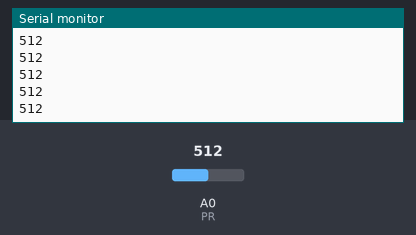
Recording of a sketch running on a simulated Arduino Uno, built with avr-gcc and run on an emulated ATmega328P. On the bench: the last lines printed to the serial monitor. The inputs (shaded band) are chosen by the test bench; at power-on: A0 (PR) = 512.

Above: at 1.2 s.
1.3 s: A0 (PR) set to 716
At 1.8 s:
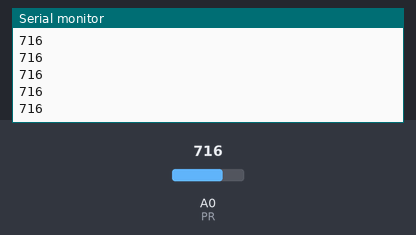
2.8 s: A0 (PR) set to 900
At 3.6 s:
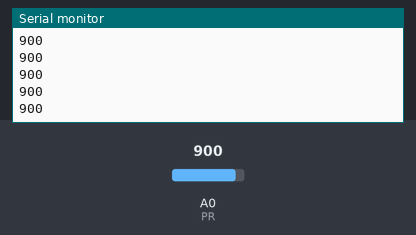
Timing chart, 0 to 5.8 s (numbered marks = the images above; inputs shaded):
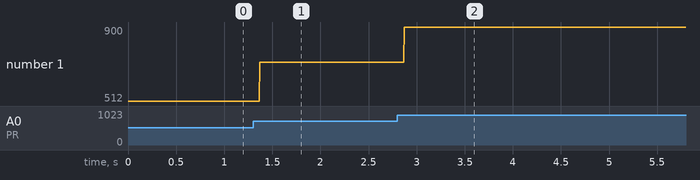

The sketch:

lightlevel.ino
```cpp
#define PR A0

void setup() {
  Serial.begin(9600);
}

void loop() {
  Serial.println(analogRead(PR));

}
```

Measured:
- after the input at 1.3 s, the serial monitor: prints a new line after 0.07 s (image 1)
- after the input at 2.8 s, the serial monitor: prints a new line after 0.07 s (image 2)
- plotted number 1: 512 → 716 after the input at 1.3 s, 716 → 900 after the input at 2.8 s
